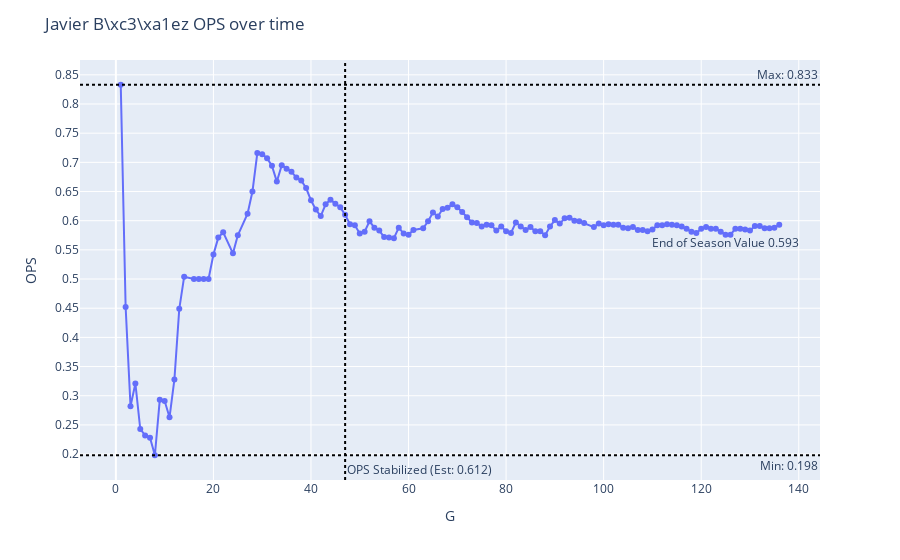

The code cell stored with this chart in its notebook:
### Code cell
fig = create_figure(player_dfs_2023[player_key], x_column='G', y_column='OPS')
fig.add_vline(x=stability_df.loc[player_key]['Game Threshold OPS'], line_dash="dot", line_color="black", annotation_text=f'OPS Stabilized (Est: {round(stability_df.loc[player_key]['OPS Mean'],3)})', annotation_position="bottom right")
fig.show()

### Figure 1 — Plotly figure (JSON) as saved in the notebook; plotly's stock layout.template omitted (floating-point values rounded to 4 significant figures; data arrays with more than 128 entries replaced by an {"elided": "..."} marker saying what was removed)
{"data": [{"hovertemplate": "x=%{x}<br>y=%{y}<extra></extra>", "legendgroup": "", "line": {"color": "#636efa", "dash": "solid"}, "marker": {"symbol": "circle"}, "mode": "lines+markers", "name": "", "orientation": "v", "showlegend": false, "type": "scatter", "x": {"elided": "131 int values"}, "xaxis": "x", "y": {"elided": "131 float values"}, "yaxis": "y"}], "layout": {"annotations": [{"showarrow": false, "text": "Min: 0.198", "x": 1, "xanchor": "right", "xref": "x domain", "y": 0.198, "yanchor": "top", "yref": "y"}, {"showarrow": false, "text": "Max: 0.833", "x": 1, "xanchor": "right", "xref": "x domain", "y": 0.833, "yanchor": "bottom", "yref": "y"}, {"showarrow": false, "text": "End of Season Value 0.593", "x": 125, "y": 0.5634}, {"showarrow": false, "text": "OPS Stabilized (Est: 0.612)", "x": 47, "xanchor": "left", "xref": "x", "y": 0, "yanchor": "bottom", "yref": "y domain"}], "legend": {"tracegroupgap": 0}, "margin": {"t": 60}, "shapes": [{"line": {"color": "black", "dash": "dot"}, "type": "line", "x0": 0, "x1": 1, "xref": "x domain", "y0": 0.198, "y1": 0.198, "yref": "y"}, {"line": {"color": "black", "dash": "dot"}, "type": "line", "x0": 0, "x1": 1, "xref": "x domain", "y0": 0.833, "y1": 0.833, "yref": "y"}, {"line": {"color": "black", "dash": "dot"}, "type": "line", "x0": 47, "x1": 47, "xref": "x", "y0": 0, "y1": 1, "yref": "y domain"}], "title": {"text": "Javier B\\xc3\\xa1ez OPS over time"}, "xaxis": {"anchor": "y", "domain": [0, 1], "title": {"text": "G"}}, "yaxis": {"anchor": "x", "domain": [0, 1], "nticks": 20, "title": {"text": "OPS"}}}}
